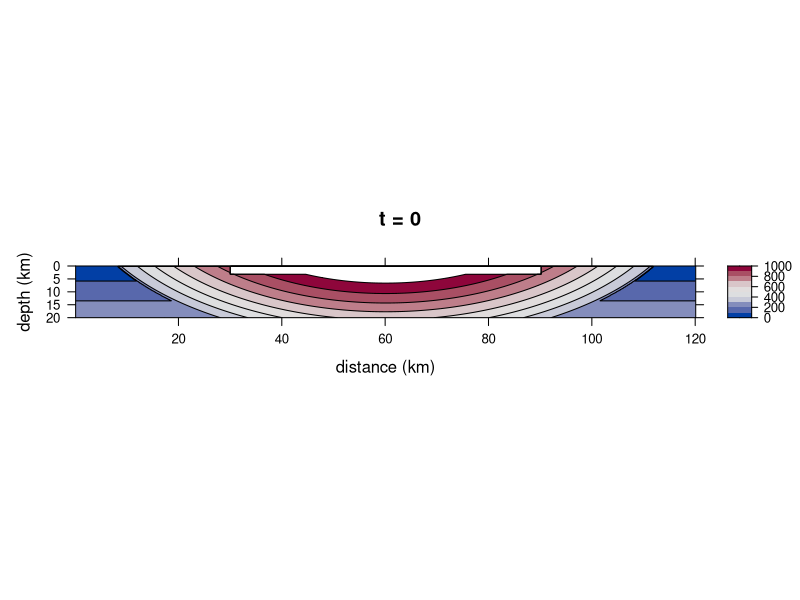

Recreate this plot in R. (Note: a time limit stopped this script after it produced the figure.)
# This script creates a finite difference model of the cooling of a melt sheet
# at Chicxulub. 
# Updated 2020.09.23 CH

## SETUP -----------------------------------------------------------------------

# Clear all from workspace/environment.
  # rm(list = ls())  # Uncomment if needed

# Install and load required packages.
  # Install and load lattice for plotting results.
  if(!require(lattice)){install.packages("lattice")}
  library(lattice)
  # Install and load grDevices for plot color schemes.
  if(!require(grDevices)){install.packages("grDevices")}
  library(grDevices)


## SET MODEL DIMENSIONS --------------------------------------------------------

# Define grid size and node spacing for the model.

# Define size of model domain. 
  x.size <- 120000  # [m] 
  z.size <- 20000  # [m]
# Set resolution (number of nodes).  
  x.num <- 600
  z.num <- 200 
# Define stepsize.
  dx <- x.size / (x.num - 1)  # [m] 
  dz <- z.size / (z.num - 1)  # [m]  
# Create vectors of node locations.
  x <- seq(from = 0, to = x.size, by = dx)  # [m]
  z <- seq(from = 0, to = z.size, by = dz)  # [m]


## SET MODEL PARAMETERS --------------------------------------------------------

# Define material properties and initialize arrays for the model area and for
# the melt sheet. 
# All temperatures in °C should be converted to K before running the model.

# Set and calculate constants.
# Set latent heat of fusion of diopside.
  # Suggested value: 421000 J/kg; Birch et al. (1942)
  L <- 421000  # [J/kg] 
# Set liquidus temperature.
  # Suggested value: 1177°C; Abramov and Kring (2007)
  T.liquidus.C <- 1177  # [°C]
  T.liquidus <- T.liquidus.C + 273.15  # [K]
# Set solidus temperature.
  # Suggested value: 997°C; Abramov and Kring (2007)
  T.solidus.C <- 997  # [°C]
  T.solidus <- T.solidus.C + 273.15  # [K]
# Set Zr saturation temperature unknown, set to 0 to prevent issues in code.
  T.Zrsat.C <- 0  # [°C]
# Set heat capacity with no latent heat.
  # Suggested value: 1000 J/(kg/K), heat capacity of basement, melt, breccia; 
  # Abramov and Kring (2007)
  Cp.nolatent <- 1000  # [J/(kg*K)]
# Set initial heat capacity.
  Cp.initial <- matrix(data = Cp.nolatent, nrow = x.num, 
                       ncol = z.num)  # [J/(kg*K)]
# Calculate heat capacity accounting for latent heat of fusion.
  # Suggested value: 3339 J/(kg*K); Abramov and Kring (2007)
  Cp.prime <- Cp.initial + (L / (T.liquidus - T.solidus))  # [J/(kg*K)]
# Initialize matrix for initial model setup below.
  Cp.0 <- Cp.initial  
# Set thermal conductivity.
  # Suggested value: 2.5 W/(m*K), thermal conductivity of basement, melt, 
  # breccia; Abramov and Kring (2007)
  k <- matrix(data = 2.5, nrow = x.num, ncol = z.num)  #[W/(m*K)]
# Set heat productiion.
  # Suggested value: 2.2e-6 is average A value from Jones (1988), table 6
  A <- matrix(data = 2.2e-6, nrow = x.num, ncol = z.num)  # [W/(m^3)]
# Set density.
  # Suggested value: 2700 kg/(m^3), density of basement, melt, breccia; 
  # Abramov and Kring (2007)
  rho <- matrix(data = 2700, nrow = x.num, ncol = z.num)  # [kg/(m^3)]
# Calculate thermal diffusivity.
  Kappa <- k / (rho * Cp.nolatent)   # [(m^2)/s]
  Kappa.min <- min(Kappa)  # [(m^2)/s] 
# Set tectonic uplift rate.
  # We assumed no tectonic uplift. 
  U <- matrix(data = 0, nrow = x.num, ncol = z.num)  # [m/s]
# Set geothermal gradient.
  # Suggested value: 13 K/km, Abramov and Kring (2007)
  a.Kkm <- 13  # [K/km]
  a <- a.Kkm / 1000  # [K/m]

# Define time step.
  dt.max.x <- (dx ^ 2) / (6 * Kappa.min)  # [s] 
  dt.max.z <- (dz ^ 2) / (6 * Kappa.min)  # [s] 
  dt.min <- min(dt.max.x, dt.max.z)
  dt.yr <- dt.min * 3.17098e-8 # [yr]
  dt <- dt.min
# Choose our own dt (has to be bigger than dt.min).
  dt.choice.yr <- 100  # [yr] 
  dt <- dt.choice.yr / 3.17098e-8  # [s]

# Set material properties of the melt sheet.
# Set the temperature of melt sheet.
  # Suggested value: 2370°C; Timms et al. (2017)  
  # Another option: 1700°C; Abramov and Kring (2007)
  T.meltsheet.C <- 2370  # [°C]
  T.meltsheet <- T.meltsheet.C + 273.15  # [K]
# Set dimensions of melt sheet.
  meltsheetdiameter <- 60000  # [m]
  meltsheetthickness <- 3000  # [m]
# Find the position of the melt sheet in the modeling domain,
  # If the melt sheet is centered in the x direction in the model, find the 
  # position in meters along the x axis of the left (start) and right (end) 
  # sides of the meltsheet.
  xstart.melt <- mean(x) - (meltsheetdiameter / 2)  # [m]
  xend.melt <- mean(x) + (meltsheetdiameter / 2)  # [m]
  # Find the index in the vector that corresponds to the positions above.
  xstart.melt.index <- which(abs(x - xstart.melt) == min(abs(x - xstart.melt)))
  xend.melt.index <- which(abs(x - xend.melt) == min(abs(x - xend.melt)))
  # Find the z positions of the melt sheet. Make the melt sheet start on the 
  # second row of the matrix, below the air layer.
  zstart.melt.index <- 2 
  # If the melt sheet is meltsheetthickness and starts at the second row of the
  # model, find the index that corresponds to the bottom of the melt sheet.
  zend.melt <- z[2] + meltsheetthickness
  zend.melt.index <- round(zend.melt / dz, digits = 0)
  # Rename zend.melt for clarity later on.
  base.MS <- zend.melt / 1000  # [km]
  
# Set a value for the air (surface) temperature.
  T.surface.C <- 25  # [°C]
  T.surface <- T.surface.C + 273.15  # [K]
  
# # Save table of parameters as a .csv file.
# # Create and populate a data frame of model parameters (MP).
#   MP <- as.data.frame(matrix(data = NA, nrow = 1, ncol = 3))
#   colnames(MP) <- c("Variable", "Units", "Value")
#   # Model domain and resolution.
#   MP[1, ]  <- c("Model domain and resolution", "", "")
#   MP[2, ]  <- c("Modeled domain, distance", "km", x.size / 1000)
#   MP[3, ]  <- c("Model step size, distance", "m", round(dx, digits = 1))
#   MP[4, ]  <- c("Modeled domain, depth", "km", z.size / 1000)
#   MP[5, ]  <- c("Model step size, depth", "m", round(dz, digits = 1))
#   MP[6, ]  <- c("Model time step", "years", round(dt.choice.yr, digits = 1))
#   # Melt sheet size.
#   MP[7, ]  <- c("Melt sheet dimensions", "", "")
#   MP[8, ]  <- c("Melt sheet diameter", "km", meltsheetdiameter / 1000)
#   MP[9, ]  <- c("Melt sheet volume", "km^3", meltsheetvolume)
#   MP[10, ] <- c("Melt sheet thickness", "km", round(meltsheetthickness / 1000, digits = 2))
#   # Melt sheet and basement rock properties.
#   MP[11, ] <- c("Physical properties of basement and melt sheet", "", "")
#   MP[12, ] <- c("Geothermal gradient", "°C/km", a.Kkm)
#   MP[13, ] <- c("Latent heat of fusion of diopside", "J/kg", L)
#   MP[14, ] <- c("Heat capacity, no latent heat effects", "J/(kg*K)", Cp.nolatent)
#   MP[15, ] <- c("Heat capacity, accounting for latent heat of fusion", "J/(kg*K)", round(Cp.prime[1, 1], digits = 1))
#   MP[16, ] <- c("Thermal conductivity", "W/(m*K)", k[1, 1])
#   MP[17, ] <- c("Heat production, basement and melt sheet", "W/(m^3)", A[1, 1])
#   MP[18, ] <- c("Density, basement and melt sheet", "kg/(m^3)", rho[1,1])
#   MP[19, ] <- c("Thermal diffusivity, basement and melt", "(m^2)/s", round(Kappa[1, 1], digits = 7))
#   MP[20, ] <- c("Tectonic uplift", "m/s", U[1, 1])
#   # Temperatures.
#   MP[21, ] <- c("Temperatures", "", "")
#   MP[22, ] <- c("Temperature, melt sheet at time = 0", "°C", T.meltsheet.C)
#   MP[23, ] <- c("Temperature, surface", "°C", T.surface.C)
#   MP[24, ] <- c("Temperature, liquidus", "°C", T.liquidus.C)
#   MP[25, ] <- c("Temperature, solidus", "°C", T.solidus.C)
#   MP[26, ] <- c("Temperature, Zr saturation", "°C", T.Zrsat.C)
# # Write table to csv.
# write.csv(MP, file = "Chicxulub Results/MeltSheetChicxulub_2020.09.22/ModelParameters_2370_2020.09.22.csv")
  

## INITIAL T DISTRIBUTION ------------------------------------------------------

# Set up an initial condition of an instantaneously emplaced melt sheet at an 
# elevated temperature and a central uplift region.

# Initialize a matrix for initial temperature conditions.
  T.0 <- matrix(data = 0, nrow = x.num, ncol = z.num)  # [K]
# Assign the first row of the initial matrix to be the air temperature.
  T.0[ , 1] <- T.surface  # [K] 
# Make a geotherm for the initialization matrix.
  for (i in 2:z.num) {
    T.0[ , i] <- T.0[1, 1] + a * z[i]
  }
  
# Elevate the temperature at central uplift.
  # Elevate the temperature at the central uplift by creating an ellipse with a
  # temperature gradient that is centered above the model domain (in the sky).
  # Here we used a large circle with a diameter two times larger than the melt 
  # sheet diameter, centered above the melt sheet. We scaled the temperature by 
  # position from center of ellipse and replaced these temperatures on relevant
  # nodes of the T.0 initialization matrix.
  for (i in 1:x.num) {
    for (j in 1:z.num) {
      # Calculate the value at the node to determine if it inside or outside the 
      # ellipse.
      node.value <- (((x[[i]] - mean(x))^2) / ((meltsheetdiameter)^2)) + 
        (((z[[j]] - (-meltsheetdiameter / 2))^2) / ((meltsheetdiameter) ^ 2))
      # Assign a value to the uplift matrix that depends on whether the node is
      # inside out outside the uplift ellipse.
      if (node.value <= 1) {
        # Inside the ellipse, scale the temperature position to decrease from 
        # center of ellipse. 
        # T.0[i, j] <- 1600 + -node.value * 1150
        T.0[i, j] <- 1700 + -node.value * 1150 
      } else {
        # Outside the ellipse, keep the geotherm the same temperature.
        T.0[i, j] <- T.0[i, j] 
      }
    }
  }
# Check to see how the uplift geometry and scaling looks (uncomment next line).
  # levelplot(T.0 - 273.15, col.regions = rev(hcl.colors(n = 25, palette = 'Spectral')))

# Emplace the melt sheet on the initial conditions matrix. 
  # Set material properties of the melt sheet.
  for (i in xstart.melt.index:xend.melt.index) {
    for (j in zstart.melt.index:zend.melt.index) {
      T.0[i, j] <- T.meltsheet
      # k[i, j]     <- 3.0    # thermal conductivity, [W/(m*K)]
      # A[i, j]     <- 1e-6   # heat production, [W/(m^3)]
      # rho[i, j]   <- 3300   # density, [kg/(m^3)]
      if (T.0[i, j] < T.liquidus & T.0[i, j] > T.solidus) {
        Cp.0[i, j] <- Cp.initial[i, j]   # heat capacity, [J/(kg*K)]
      } else {
        Cp.0[i, j] <- Cp.prime[i, j]  
      }
      # Kappa[i, j] <- k[i, j] / (rho[i, j] * Cp[i, j])  # [(m^2)/s]
    }
  }
# Reapply air layer to top row of the model to cover the overwriting by the code
# that inserts the central uplift region.
  T.0[, 1] <- T.surface  # [K]

# Plot initial conditions to verify that the model is set up correctly.
levelplot(T.0 - 273.15,
  # Change x and y axis scales and labeling.
  scales = list(x = list(labels = seq(from = 0, to = (x.size / 1000), by = 20)),
                y = list(labels = seq(from = 0, to = (z.size / 1000), by = 5))),
  # Flip y axis so depth increases down.
  ylim = c(200, 0),
  # Add plot labels and title.
  xlab = "distance (km)", 
  ylab = "depth (km)", 
  main = "t = 0",
  # Set the aspect ratio of plot.
  aspect = (z.size / 2) / x.size,
  # Set the color scheme.
  col.regions = hcl.colors(n = 12.5, palette = "Blue-Red"),
  # Turn on contour lines.
  contour = T,
  # Set colorbar limits and density of contour interval on plot.
  # Next line: color all temperatures.
  # at = c(seq(0, 2400, length.out = 12.5)))
  # Next line: color a restricted range of temperatures to better see the
  # gradient of the central uplift region.
  at = c(seq(0, 1000, length.out = 11)))


## CREATE FUNCTION OF THERMAL MODEL --------------------------------------------

# Make a function to solve the finite difference equation for n time steps.
  RunModel <- function(n.timesteps) {
    # Initialize a list as a container for model returns at different times.
    T.n <- list()
    # Place T.0 in the first position of the T.n list.
    T.n[[1]] <- T.0
    # Initialize a list as a container for model returns at different times.
    Cp <- list()
    # Place T.0 in the first position of the T.n list.
    Cp[[1]] <- Cp.0
    for (t in 1:n.timesteps) {
      # Initialize T.n[[t + 1]]
      T.n[[t + 1]] <- matrix(data = NA, nrow = x.num, ncol = z.num)
      # Initialize Cp[[t + 1]]
      Cp[[t + 1]] <- matrix(data = NA, nrow = x.num, ncol = z.num)
      # Calculate T for interior of T.n[[t + 1]] matrix.
      for (i in 2:(x.num - 1)) {
        for (j in 2:(z.num - 1)) {
          # Set constant T border.
          T.n[[t + 1]][, 1] <- T.n[[1]][1, 1]  # top
          T.n[[t + 1]][, z.num] <- T.n[[1]][x.num, z.num]  # bottom
          T.n[[t + 1]][x.num, ] <- T.n[[t]][x.num, ]  # right
          T.n[[t + 1]][1, ] <- T.n[[1]][1, ]  # left
          # Calculate T in the interior of the model
          T.n[[t + 1]][i, j] <- T.n[[t]][i, j] +
            # conduction term
            ((Kappa[i, j] * dt) * (((T.n[[t]][(i + 1), j] - (2 * T.n[[t]][i, j]) + T.n[[t]][(i - 1), j]) / (dx ^ 2)) + ((T.n[[t]][i, (j + 1)] - (2 * T.n[[t]][i, j]) + T.n[[t]][i, (j - 1)]) / (dz ^ 2) ))) +
            # heat production term
            ((A[i, j] * dt) / (rho[i, j] * Cp[[t]][i, j])) +
            # advection/uplift term
            (U[i, j] * dt * ((T.n[[t]][i, (j + 1)] - T.n[[t]][i, j]) / dz))
        }
      }
      # Calculate Cp based on the most recent run of the model to be used in the
      # next iteration of the model.
      # Set constant Cp border.
      Cp[[t + 1]][1, ] <- Cp.initial[1, ]  # left
      Cp[[t + 1]][x.num, ] <- Cp.initial[x.num, ]  # right
      Cp[[t + 1]][, 1] <- Cp.initial[, 1]  # top
      Cp[[t + 1]][, z.num] <- Cp.initial[, z.num]  # bottom
      # Calculate Cp for interior of the model.
      for (i in 2:(x.num - 1)) {
        for (j in 2:(z.num - 1)) {
          Cp[[t + 1]][i, j] <- ifelse(T.n[[t + 1]][i, j] < T.liquidus && T.n[[t + 1]][i, j] > T.solidus, Cp.prime[i, j], Cp.initial[i, j])
        }
      }
    }
    objects.to.return <- list("T.n" = T.n, "Cp" = Cp)
    return(objects.to.return)
  }


## RUN MODEL -------------------------------------------------------------------

# Solve the finite difference equation for n time steps.
  # Set number of time steps. 
  n <- 10000 
  # Run model for n timesteps.
  model.results <- RunModel(n)  
  # Save the model results of temperature to R environment.
  T.n <- model.results$T.n  # [K]

# Save model results to computer hard drive.
  saveRDS(T.n, 
          file = "Chicxulub results/MeltSheetChicxulub_2020.09.22/T.n_2370_0to10000.RData")
# Load in previous model run results.
  # T.n <- readRDS("Chicxulub Results/MeltSheetChicxulub Results_2020.09.22/T.n_1700_0to10000.RData")

## PLOT 2D MODEL RESULTS -------------------------------------------------------

# Make plotting function to plot model results in °C using the lattice package.
  levelplotCH <- function(IterationNumber,
                          x.axis.in.m = x,
                          z.axis.in.m = z,
                          dtyr = dt.yr,
                          xnum = x.num,
                          znum = z.num,
                          xval = x.size,
                          zval = z.size) {
  # Specify dataset by the model iteration number.
  InputMatrix <- T.n[[IterationNumber]]
  # Make plot.                                                
  OutputPlot <- levelplot(InputMatrix - 273.15,
    # Change x and y axis scales and labeling.
    scales = list(x = list(labels = seq(from = 0, to = (xval / 1000), by = 20)),
                  y = list(labels = seq(from = 0, to = (zval / 1000), by = 5))),
    # Flip y axis so depth increases down.
    # Cut off the bottom part of the model because of edge effects.
    ylim = c(200, 0),
    # Add plot labels and title.
    xlab = "distance (km)", # x axis label
    ylab = "depth (km)", # y axis label
    main = paste("t =", (round(((IterationNumber - 1) * dt.choice.yr),
                 digits = 0)) / 1000, "ka", sep = " "),
    # Set the aspect ratio of plot.
    aspect = (zval / 2) / xval,
    # Set the color scheme.
    col.regions = hcl.colors(n = 12.5, palette = "Blue-Red"),
    # Commount out the line above and uncomment the lind below to plot in 
    # grayscale.
    # col.regions = rev(hcl.colors(n = 25, palette = 'Grays')),  
    contour = T,  # Add contour lines.
    # Set colorbar limits and density of contour interval on plot.
    at = c(seq(0, 2400, length.out = 12.5))) 
  return(OutputPlot)
  }

# Make plotting function to plot model results in °C zoomed in on the top four 
# kilometers of the model. See function above for code comments.
  levelplotCHzoom <- function(IterationNumber,
                              x.axis.in.m = x,
                              z.axis.in.m = z,
                              dtyr = dt.yr,
                              xnum = x.num,
                              znum = z.num,
                              xval = x.size,
                              zval = z.size) {
    InputMatrix <- T.n[[IterationNumber]]          
    OutputPlot <- levelplot(InputMatrix - 273.15,
      scales = list(x = list(labels = seq(from = 0, to = (xval / 1000), 
                                          by = 20)),
                    y = list(labels = seq(from = 0, to = (zval / 1000), 
                                          by = 2))),
      ylim = c(100, 0),
      xlab = "distance (km)",
      ylab = "depth (km)",
      main = paste("t =", (round(((IterationNumber - 1) * dt.choice.yr), 
                   digits = 0)) / 1000, "ka", sep = " "),
      aspect = (zval / 2) / xval,
      col.regions = hcl.colors(n = 12.5, palette = "Blue-Red"),
      contour = T,
      at = c(seq(0, 2400, length.out = 12.5)))
    return(OutputPlot)
  }
  
# Make plotting function to plot model results in °C zoomed in on the top four 
# kilometers of the model with only contour lines, no color. 
# See function above for code comments.
  levelplotCHzoom.nocolor <- function(IterationNumber,
                                      x.axis.in.m = x,
                                      z.axis.in.m = z,
                                      dtyr = dt.yr,
                                      xnum = x.num,
                                      znum = z.num,
                                      xval = x.size,
                                      zval = z.size) {
    InputMatrix <- T.n[[IterationNumber]]                               
    OutputPlot <- levelplot(InputMatrix - 273.15,
      scales = list(x = list(labels = seq(from = 0, to = (xval / 1000), 
                                          by = 20)),
                    y = list(labels = seq(from = 0, to = (zval / 1000), 
                                         by = 2))),
      ylim = c(100, 0),
      xlab = "distance (km)", 
      ylab = "depth (km)",
      main = paste("t =", (round(((IterationNumber - 1) * dt.choice.yr), 
                  digits = 0)) / 1000, "ka", sep = " "),
      aspect = (zval / 2) / xval,
      region = FALSE,
      # col.regions = hcl.colors(n = 12.5, palette = "Blue-Red"),
      contour = T, 
      at = c(seq(0, 2400, length.out = 12.5))) 
    return(OutputPlot)
  }

# Check to see that the model ran correctly and that the plotting functions
# work (uncomment the next nine lines).
  # levelplotCH(1)
  # levelplotCH(2)
  # levelplotCH(5)
  # levelplotCH(10)
  # levelplotCH(51)
  # levelplotCH(101)
  # levelplotCHzoom(1)
  # levelplotCHzoom(51)
  # levelplotCHzoom(101)
  # levelplotCHzoom(1001)
  # levelplotCHzoom.nocolor(1)
  # levelplotCHzoom.nocolor(51)
  # levelplotCHzoom.nocolor(101)

# Output plots as a PDF.
  # pdf("/Users/claireharrigan/Dropbox/IGL + Research/Other projects/MeltSheet/Results/MeltSheet Results_2020.06.03/MeltSheet_Morokweng_2D results_2020.06.03.pdf",
  # width = 8.5, height = 11)
  # keyplots <- c(1, 51, 101, 151, 201, 251, 301, 401, 501)
  # levelplotCH(1)
  # for (n in 1:length(keyplots)) {
  #   print(levelplotCHzoom(keyplots[[n]]))
  # }
  # for (n in 1:length(keyplots)) {
  #   print(levelplotCHzoom.nocolor(keyplots[[n]]))
  # }
  # dev.off()



## EXTRACT 1D PROFILE RESULTS FOR CENTER OF MELT SHEET -------------------------
  
# Extract 1D results through center of 2D model results.
 
# Iterate through T.n list, extract temperature values through center of melt 
# sheet, save in list T.1D.center.
  # Initialize list to hold center values from T.n matricies.
  T.1D.center <- list()
  # Iterate through all matrices in list T.n to extract temperature values at 
  # the center of the melt sheet.
  for (i in 1:length(T.n)) {
    T.1D.center[[i]] <- T.n[[i]][(x.num / 2), ]
  }

# Save model results to computer hard drive.
  saveRDS(T.1D.center, 
          file = "Chicxulub results/MeltSheetChicxulub_2020.09.22/T.1D.center_1700_0to10000b.RData")

  
## RUN MODEL FOR SECOND ITERATION ----------------------------------------------

# Run model.
  # Replace the starting conditions with the last conditions from the previous
  # model run.
  T.0 <- model.results$T.n[[length(T.n)]]
  Cp.0 <- model.results$Cp[[length(T.n)]]
  # Remove T.n from the environment.
  rm(T.n)
  # Set the number of model iterations: 10002 to 15003
  n <- 5000 
  # Run model for n timesteps.
  model.results <- RunModel(n)  
  # Save the model results of temperature to R environment.
  T.n <- model.results$T.n  # [K]
  
# Save model results to computer hard drive.
  saveRDS(T.n,
          file = "Chicxulub results/MeltSheetChicxulub_2020.09.22/T.1D.center_1700_10002to15003.RData")

# Extract 1D results and append to previous 1D results.
  # Iterate through T.n list, extract temperature values through center of melt 
  # sheet, save in list T.1D.center.2.
  # Initialize list to hold center values from T.n matricies.
  T.1D.center.2 <- list()
  # Iterate through all matrices in list T.n to extract temperature values at 
  # the center of the melt sheet.
  for (i in 1:length(T.n)) {
    T.1D.center.2[[i]] <- T.n[[i]][(x.num / 2), ]
  }

# Combine T.1D.center and T.1D.center.2 by appending T.1D.center.2 to the bottom of the T.1D.center list.
  T.1D.center <- c(T.1D.center, T.1D.center.2)
  
# Remove repeats (model runs used as initial conditions for the subsequent 
  # model).
  # n = 10000 gives T.n with length  10001, so 10002 is a repeat
  # 10002 + 5000 = 15002, so 15003 is a repeat
  # should end up with total n + 1 (for T.0)
  T.1D.center <- T.1D.center[-c(10002, 15003)]
  
# Save model results to computer hard drive.
  saveRDS(T.1D.center, 
          file = "Chicxulub results/MeltSheetChicxulub_2020.09.22/T.1D.center_1700_0to15001.RData")
  
  
## PLOT 1D PROFILE RESULTS FOR CENTER OF MELT SHEET ----------------------------
  
# Extract key results to plot.
  # Initialize list to hold key results.
  T.1D.center.lim <- list()
  # Set key results.
  # keyresults.center <- c(1, 1001, 2001, 3001, 4001, 5001, 6001, 7001, 8001, 
  #                        9001, 10001, 11001, 12001, 13001, 14001, 15001)
  keyresults.center <- c(1, 1001, 2001, 3001, 4001, 5001, 6001, 7001, 8001, 
                         9001, 10001)
  # Iterate through keyresults and save a list of those temperature profiles.
  for (n in 1:length(keyresults.center)) {
    T.1D.center.lim[[n]] <- T.1D.center[[keyresults.center[[n]]]]
  }
  
  # Plot 1D profile through the center of the melt sheet. 
  plot.new()  
  plot(range(0, 2500), range(0, 10),
       type = "n",
       xlab = "temperature (°C)",
       ylab = "depth (km)",
       ylim = c(10, 0),
       yaxs = "i",
       xlim = c(0, 2500),
       xaxs = "i")
  colors <- (hcl.colors(n = length(T.1D.center.lim), palette = "Spectral"))
  for (i in 1:length(T.1D.center.lim)) {
    tempprofile <- T.1D.center.lim[[i]] - 273.15
    lines(tempprofile, z / 1000, lwd = 1.75,  col = colors[i])
  }
  title("1D profile of center of melt sheet (Chicxulub)", cex.main = 0.8)
  lines(c(T.liquidus.C, T.liquidus.C), c(0, 10), lwd = 2, col = "gray")
  lines(c(T.solidus.C, T.solidus.C), c(0, 10), lwd = 2, col = "gray")
  lines(c(800, 800), c(0, 10), lwd = 2, col = "gray")
  lines(c(0, 2500), c((2 * meltsheetthickness / 1000), 
                      (2 * meltsheetthickness / 1000)), 
        lwd = 2, col = "black", lty = "dashed")
  text(x = T.liquidus.C + 30, y = 8, labels = "liquidus = 1177°C", srt = 270)
  text(x = T.solidus.C + 30, y = 8, labels = "solidus = 997°C", srt = 270)
  text(x = 800 + 30, y = 8, labels = "800°C", srt = 270)
  legend("bottomright", 
         paste(round(((keyresults.center - 1) * dt.choice.yr), digits = 0) / 1000), 
         cex = 0.8, col = colors, lty = "solid", lwd = 1.75,
         title = "time elapsed (ka)")
  
  
